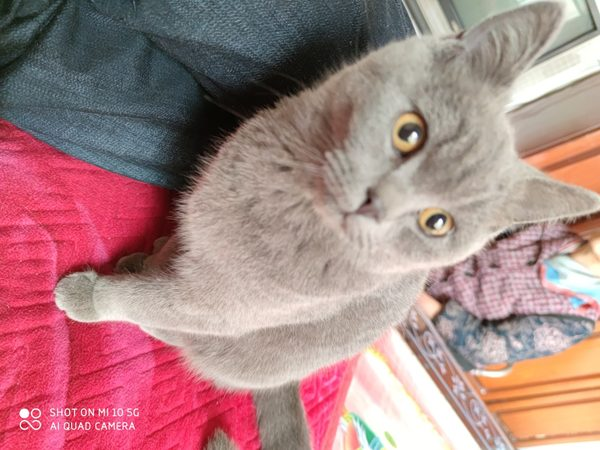
#> input picture thumbs/IMG_20210306_104508.jpg, 600 x 450 px
$ python -i build_site.py   (imports and definitions only)
#> lines starting #> are read from the running program, lines starting #| are printed output that depends on the picture
#!/usr/bin/env python3
# -*- coding: utf-8 -*-
"""
Static gallery generator for 蓝猫果果.
Run this script after adding new photos; it regenerates thumbs/ + medium/ + index.html/style.css/script.js.
Deploy: push everything to GitHub, Cloudflare Pages auto-publishes.

布局说明：
  原图  -> originals/（仅本地存档，不进 git、不部署）
  缩略图 -> thumbs/   （相册网格，~600px，部署）
  灯箱图 -> medium/   （放大查看，~1600px，部署）
"""

import json
import shutil
from pathlib import Path

try:
    from PIL import Image
except ImportError as exc:
    raise SystemExit("缺少 Pillow。请运行: pip install Pillow") from exc

ROOT = Path(__file__).resolve().parent
ORIGINALS_DIR = ROOT / "originals"
OUTPUT_DIR = ROOT / "public"
THUMB_DIR = OUTPUT_DIR / "thumbs"
THUMB_W = 600
THUMB_QUALITY = 82
MEDIUM_DIR = OUTPUT_DIR / "medium"
MEDIUM_W = 1600
MEDIUM_QUALITY = 80
AVATAR_SRC = ROOT / "images" / "avatar.png"
AVATAR_DST = OUTPUT_DIR / "images" / "avatar.png"

IMG_SUFFIXES = {".jpg", ".jpeg", ".png", ".webp", ".gif"}

HTML_PATH = OUTPUT_DIR / "index.html"
CSS_PATH = OUTPUT_DIR / "style.css"
JS_PATH = OUTPUT_DIR / "script.js"


# [25 lines left out: functions collect_images, ensure_output_dirs, not called in this run]


def make_thumbnail(src: Path) -> Path:
    dst = THUMB_DIR / (src.stem + ".jpg")
    try:
        with Image.open(src) as im:
            # Handle transparent PNGs by compositing on white.
            if im.mode in ("RGBA", "P"):
                bg = Image.new("RGB", im.size, (255, 255, 255))
                if im.mode == "P":
                    im = im.convert("RGBA")
                bg.paste(im, mask=im.split()[3])
                im = bg
            else:
                im = im.convert("RGB")

            if im.width > THUMB_W:
                ratio = THUMB_W / im.width
                new_h = max(1, int(im.height * ratio))
                try:
                    resample = Image.Resampling.LANCZOS
                except AttributeError:
                    resample = Image.LANCZOS
                im = im.resize((THUMB_W, new_h), resample)

            im.save(dst, "JPEG", quality=THUMB_QUALITY, optimize=True)
    except Exception as exc:
        print(f"生成缩略图失败 {src.name}: {exc}")
        # Fallback: copy original as-is.
        shutil.copy2(src, dst)
    return dst


# [27 lines left out: function make_medium, not called in this run]


def build_gallery_data(images):
    data = []
    for img in images:
        thumb = make_thumbnail(img)
        medium = make_medium(img)
        with Image.open(img) as im:
            w, h = im.size
        data.append(
            {
                "full": f"medium/{medium.name}".replace("\\", "/"),
                "thumb": f"thumbs/{thumb.name}".replace("\\", "/"),
                "w": w,
                "h": h,
            }
        )
    return data


CSS = r""":root {
  --bg: #eef3fb;
  --bg-2: #e3ecf7;
  --card: rgba(255, 255, 255, 0.78);
  --text: #2c3e50;
  --muted: #5f738e;
  --primary: #5b8db8;
  --accent: #f4a261;
  --shadow: 0 8px 32px rgba(43, 59, 80, 0.12);
  --radius: 18px;
}

* {
  box-sizing: border-box;
}

html {
  scroll-behavior: smooth;
}

body {
  margin: 0;
  font-family: -apple-system, BlinkMacSystemFont, "PingFang SC", "Microsoft YaHei", "Segoe UI", Roboto, "Helvetica Neue", Arial, sans-serif;
  background: linear-gradient(135deg, var(--bg) 0%, var(--bg-2) 100%);
  color: var(--text);
  line-height: 1.65;
  min-height: 100vh;
}

a {
  color: inherit;
  text-decoration: none;
}

/* Hero */
.hero {
  min-height: 100vh;
  display: flex;
  flex-direction: column;
  justify-content: center;
  align-items: center;
  text-align: center;
  padding: 40px 24px;
  position: relative;
  overflow: hidden;
}

.hero::before {
  content: "";
  position: absolute;
  inset: 0;
  background: radial-gradient(circle at 50% 30%, rgba(91, 141, 184, 0.18) 0%, transparent 60%);
  pointer-events: none;
}

.hero-avatar {
  width: 160px;
  height: 160px;
  border-radius: 50%;
  object-fit: cover;
  box-shadow: var(--shadow), 0 0 0 6px rgba(255, 255, 255, 0.6);
  animation: float 4s ease-in-out infinite;
  position: relative;
  z-index: 1;
}

@keyframes float {
  0%, 100% { transform: translateY(0); }
  50% { transform: translateY(-10px); }
}

.hero h1 {
  font-size: clamp(2.6rem, 8vw, 4.5rem);
  margin: 24px 0 12px;
  background: linear-gradient(90deg, #4a7ba5, #6fa8d8);
  -webkit-background-clip: text;
  -webkit-text-fill-color: transparent;
  position: relative;
  z-index: 1;
  letter-spacing: -0.02em;
}

.hero .subtitle {
  font-size: clamp(1.1rem, 3vw, 1.45rem);
  color: var(--muted);
  max-width: 580px;
  margin: 0 auto 32px;
  position: relative;
  z-index: 1;
  line-height: 1.7;
}

.scroll-hint {
  position: absolute;
  bottom: 32px;
  color: var(--muted);
  font-size: 0.9rem;
  animation: bounce 2s infinite;
  z-index: 1;
}

@keyframes bounce {
  0%, 100% { transform: translateY(0); opacity: 0.6; }
  50% { transform: translateY(8px); opacity: 1; }
}

/* Sections */
section {
  max-width: 1200px;
  margin: 0 auto;
  padding: 80px 24px;
}

.section-title {
  font-size: 2rem;
  text-align: center;
  margin-bottom: 44px;
  color: var(--text);
}

/* Stats */
.stats {
  display: grid;
  grid-template-columns: repeat(3, 1fr);
  gap: 20px;
  max-width: 860px;
  margin: 0 auto;
}

.stat-card {
  background: var(--card);
  backdrop-filter: blur(10px);
  -webkit-backdrop-filter: blur(10px);
  border-radius: var(--radius);
  padding: 28px 18px;
  text-align: center;
  box-shadow: var(--shadow);
  transition: transform 0.3s ease, box-shadow 0.3s ease;
}

.stat-card:hover {
  transform: translateY(-6px);
  box-shadow: 0 14px 36px rgba(43, 59, 80, 0.16);
}

.stat-number {
  font-size: 2.3rem;
  font-weight: 700;
  color: var(--primary);
  line-height: 1.2;
}

.stat-label {
  color: var(--muted);
  margin-top: 6px;
  font-size: 0.95rem;
}

/* About */
.about-card {
  background: var(--card);
  backdrop-filter: blur(10px);
  -webkit-backdrop-filter: blur(10px);
  border-radius: var(--radius);
  padding: 36px;
  box-shadow: var(--shadow);
  max-width: 760px;
  margin: 0 auto;
  text-align: center;
  font-size: 1.08rem;
}

.about-card p {
  margin: 0 0 14px;
}

.about-card p:last-child {
  margin-bottom: 0;
}

/* Gallery */
.gallery {
  column-count: 3;
  column-gap: 18px;
}

.gallery-item {
  break-inside: avoid;
  margin-bottom: 18px;
  border-radius: 14px;
  overflow: hidden;
  background: #fff;
  box-shadow: 0 4px 18px rgba(43, 59, 80, 0.1);
  cursor: zoom-in;
  transform: translateY(0);
  transition: transform 0.3s ease, box-shadow 0.3s ease;
  position: relative;
}

.gallery-item:focus-visible {
  outline: 3px solid var(--primary);
  outline-offset: 2px;
}

.gallery-item:hover {
  transform: translateY(-5px);
  box-shadow: 0 14px 34px rgba(43, 59, 80, 0.18);
}

.gallery-item img {
  width: 100%;
  height: auto;
  display: block;
  transition: transform 0.5s ease;
}

.gallery-item:hover img {
  transform: scale(1.04);
}

.gallery-item::after {
  content: "\2764";
  position: absolute;
  inset: 0;
  display: flex;
  align-items: center;
  justify-content: center;
  font-size: 2.5rem;
  color: rgba(255, 255, 255, 0.92);
  background: rgba(91, 141, 184, 0.25);
  opacity: 0;
  transition: opacity 0.3s ease;
  pointer-events: none;
}

.gallery-item:hover::after {
  opacity: 1;
}

/* Reveal animations — 加载时即显示，不依赖滚动触发（避免内容隐形） */
@keyframes fadeUp {
  from { opacity: 0; transform: translateY(28px); }
  to   { opacity: 1; transform: translateY(0); }
}

.reveal {
  animation: fadeUp 0.8s cubic-bezier(0.22, 1, 0.36, 1) both;
}

/* Lightbox */
.lightbox {
  display: none;
  position: fixed;
  inset: 0;
  background: rgba(18, 24, 32, 0.96);
  z-index: 100;
  padding: 20px;
}

.lightbox.active {
  display: flex;
  align-items: center;
  justify-content: center;
}

.lightbox img {
  max-width: 92vw;
  max-height: 86vh;
  object-fit: contain;
  border-radius: 8px;
  box-shadow: 0 20px 60px rgba(0, 0, 0, 0.45);
}

.lightbox .btn {
  position: absolute;
  background: rgba(255, 255, 255, 0.12);
  border: none;
  color: #fff;
  width: 48px;
  height: 48px;
  border-radius: 50%;
  font-size: 1.6rem;
  cursor: pointer;
  display: flex;
  align-items: center;
  justify-content: center;
  transition: background 0.2s ease, transform 0.2s ease;
  user-select: none;
}

.lightbox .btn:hover {
  background: rgba(255, 255, 255, 0.28);
  transform: scale(1.08);
}

.lightbox .close {
  top: 20px;
  right: 20px;
  font-size: 1.4rem;
}

.lightbox .arrow {
  top: 50%;
  transform: translateY(-50%);
}

.lightbox .arrow:hover {
  transform: translateY(-50%) scale(1.08);
}

.lightbox .prev {
  left: 16px;
}

.lightbox .next {
  right: 16px;
}

.lightbox .counter {
  position: absolute;
  bottom: 22px;
  left: 50%;
  transform: translateX(-50%);
  color: rgba(255, 255, 255, 0.85);
  font-size: 0.95rem;
  letter-spacing: 0.04em;
}

/* Footer */
footer {
  text-align: center;
  padding: 70px 24px 50px;
  color: var(--muted);
  font-size: 0.95rem;
}

footer p {
  margin: 6px 0;
}

/* Responsive */
@media (max-width: 900px) {
  .gallery { column-count: 2; }
  .stats { grid-template-columns: 1fr; max-width: 420px; }
}

@media (max-width: 560px) {
  .gallery { column-count: 1; }
  .hero-avatar { width: 130px; height: 130px; }
  .about-card { padding: 26px 22px; }
  .lightbox .arrow {
    top: auto;
    bottom: 70px;
    transform: none;
  }
  .lightbox .arrow:hover { transform: scale(1.08); }
  .lightbox .prev { left: 20px; }
  .lightbox .next { right: 20px; }
}

@media (prefers-reduced-motion: reduce) {
  *, *::before, *::after {
    animation-duration: 0.01ms !important;
    animation-iteration-count: 1 !important;
    transition-duration: 0.01ms !important;
  }
  html { scroll-behavior: auto; }
}
"""


JS_TEMPLATE = r"""const GALLERY = __GALLERY_DATA__;

let currentIdx = 0;
const grid = document.getElementById("galleryGrid");
const lightbox = document.getElementById("lightbox");
const lightboxImg = document.getElementById("lightboxImg");
const counter = document.getElementById("counter");

function renderGallery() {
  if (!GALLERY.length) {
    grid.innerHTML = "<p style='text-align:center;color:var(--muted)'>还没有照片哦。</p>";
    return;
  }

  grid.innerHTML = GALLERY.map((item, i) => {
    const ratio = item.w && item.h ? `${item.w}/${item.h}` : "auto";
    return `
      <div class="gallery-item" data-index="${i}" tabindex="0" role="button" aria-label="\u67e5\u770b\u7b2c ${i + 1} \u5f20">
        <img src="${item.thumb}" alt="\u679c\u679c\u7684\u7167\u7247" loading="lazy" decoding="async"
             width="${item.w || ""}" height="${item.h || ""}" style="aspect-ratio:${ratio}">
      </div>
    `;
  }).join("");

  grid.querySelectorAll(".gallery-item").forEach((el) => {
    el.addEventListener("click", () => openLightbox(parseInt(el.dataset.index, 10)));
    el.addEventListener("keydown", (e) => {
      if (e.key === "Enter") openLightbox(parseInt(el.dataset.index, 10));
    });
  });
}

function openLightbox(i) {
  currentIdx = i;
  updateLightbox();
  lightbox.classList.add("active");
  document.body.style.overflow = "hidden";
}

function closeLightbox() {
  lightbox.classList.remove("active");
  document.body.style.overflow = "";
}

function updateLightbox() {
  const item = GALLERY[currentIdx];
  lightboxImg.src = item.full;
  counter.textContent = `${currentIdx + 1} / ${GALLERY.length}`;
}

function next(e) {
  e.stopPropagation();
  currentIdx = (currentIdx + 1) % GALLERY.length;
  updateLightbox();
}

function prev(e) {
  e.stopPropagation();
  currentIdx = (currentIdx - 1 + GALLERY.length) % GALLERY.length;
  updateLightbox();
}

document.getElementById("closeBtn").addEventListener("click", closeLightbox);
document.getElementById("nextBtn").addEventListener("click", next);
document.getElementById("prevBtn").addEventListener("click", prev);

lightbox.addEventListener("click", (e) => {
  if (e.target === lightbox) closeLightbox();
});

document.addEventListener("keydown", (e) => {
  if (!lightbox.classList.contains("active")) return;
  if (e.key === "Escape") closeLightbox();
  if (e.key === "ArrowRight") next(e);
  if (e.key === "ArrowLeft") prev(e);
});

// Scroll reveal
const observer = new IntersectionObserver((entries) => {
  entries.forEach((entry) => {
    if (entry.isIntersecting) entry.target.classList.add("active");
  });
}, { threshold: 0.12, rootMargin: "0px 0px -40px 0px" });

document.querySelectorAll(".reveal").forEach((el) => observer.observe(el));

renderGallery();
"""


HTML_TEMPLATE = r"""<!DOCTYPE html>
<html lang="zh-CN">
<head>
  <meta charset="UTF-8">
  <meta name="viewport" content="width=device-width, initial-scale=1.0">
  <title>蓝猫果果 · 纪念我的小蓝猫</title>
  <meta name="description" content="纪念我家蓝猫果果的个人网站，收藏我们一起度过的温暖时光。">
  <link rel="stylesheet" href="./style.css?v=20261012">
</head>
<body>
  <header class="hero">
    <img src="./images/avatar.png" alt="蓝猫果果" class="hero-avatar">
    <h1>蓝猫果果</h1>
    <p class="subtitle">每一张照片，都是一段温暖的回忆。<br>谢谢你曾来到我的世界。</p>
    <span class="scroll-hint">向下滚动 ↓</span>
  </header>

  <section id="about" class="reveal">
    <h2 class="section-title">关于果果</h2>
    <div class="about-card">
      <p>你是一只灰蓝色的小英国短毛猫，毛茸茸、软绵绵，总爱挑家里最舒服的地方蜷成一团。</p>
      <p>虽然你已经去了喵星，但手机里的每一张照片，都让我想起你打呼噜、伸懒腰、歪着头看我的样子。</p>
      <p>这个小网站，是我留给你的小小纪念。</p>
    </div>
  </section>

  <section id="stats" class="reveal">
    <div class="stats">
      <div class="stat-card"><div class="stat-number">__PHOTO_COUNT__</div><div class="stat-label">张照片</div></div>
      <div class="stat-card"><div class="stat-number">∞</div><div class="stat-label">无尽的想念</div></div>
      <div class="stat-card"><div class="stat-number">永远</div><div class="stat-label">活在我心里</div></div>
    </div>
  </section>

  <section id="gallery" class="reveal">
    <h2 class="section-title">果果的相册</h2>
    <div class="gallery" id="galleryGrid"></div>
  </section>

  <footer>
    <p>永远爱你，果果。</p>
    <p>Made with ❤️ by R一一</p>
  </footer>

  <div class="lightbox" id="lightbox">
    <button class="btn close" id="closeBtn" aria-label="关闭">✕</button>
    <button class="btn arrow prev" id="prevBtn" aria-label="上一张">‹</button>
    <img src="" alt="果果" id="lightboxImg">
    <button class="btn arrow next" id="nextBtn" aria-label="下一张">›</button>
    <div class="counter" id="counter">1 / __PHOTO_COUNT__</div>
  </div>

  <script src="./script.js?v=20261012"></script>
</body>
</html>
"""


# [30 lines left out: function main, not called in this run]


# [2 lines not run here, left out]

>>> import cv2
>>> picture = cv2.imread('thumbs/IMG_20210306_104508.jpg', cv2.IMREAD_GRAYSCALE)
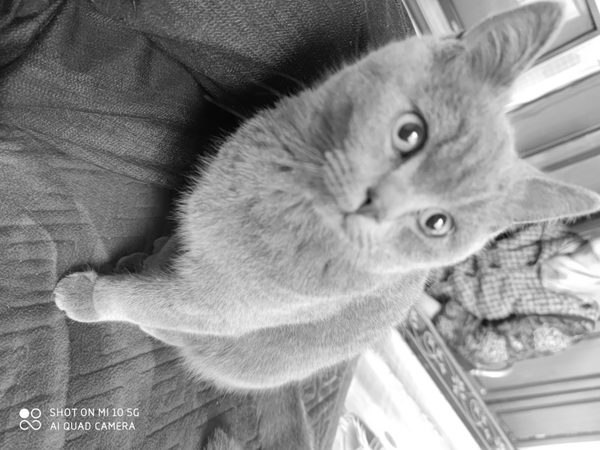
#> picture: shape (450, 600); min 0, max 255, mean 142.9
#> (the run stopped early here; a loop or call above may not have finished)

$ run again, on thumbs/IMG_20210530_134328.jpg
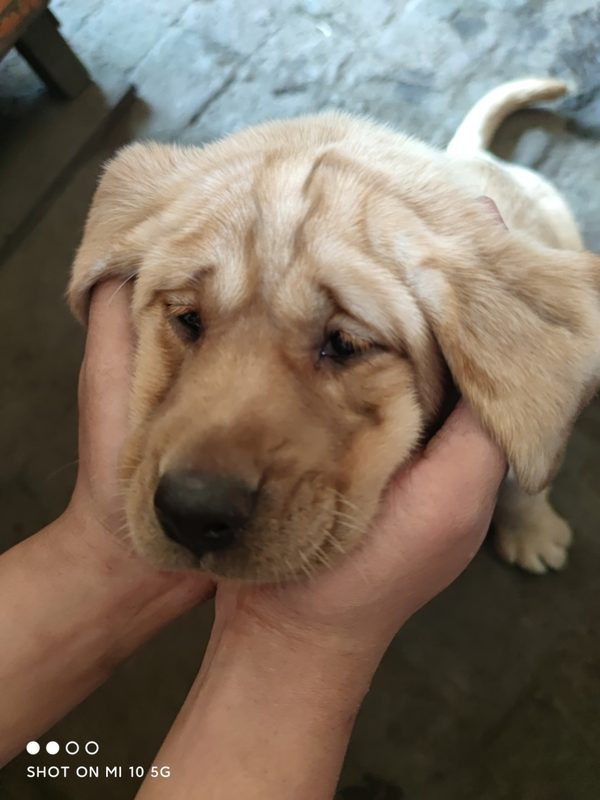
#> input picture thumbs/IMG_20210530_134328.jpg, 600 x 800 px
#> `picture = cv2.imread('thumbs/IMG_20210306_104508.jpg', cv2.IMREAD_GRAY..`:
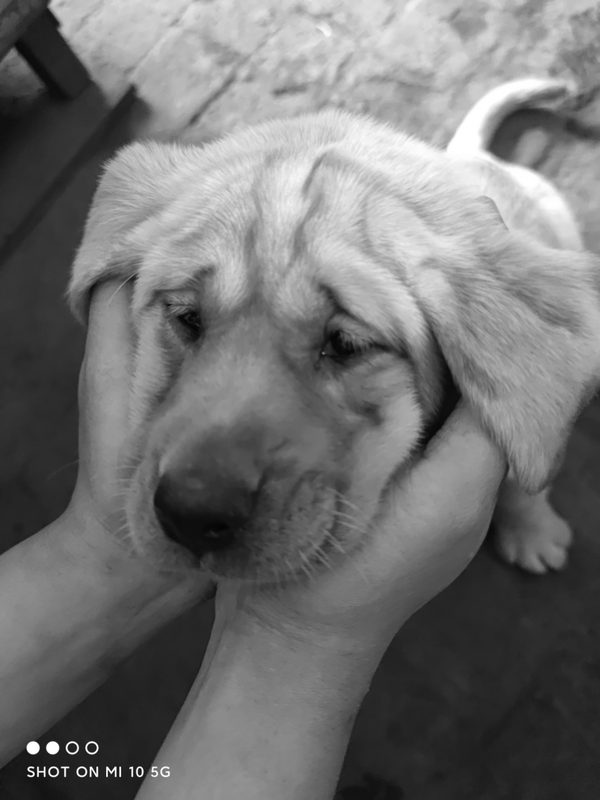
#> picture: shape (800, 600); min 1, max 255, mean 113.7

$ run again, on thumbs/IMG_20210616_225759.jpg
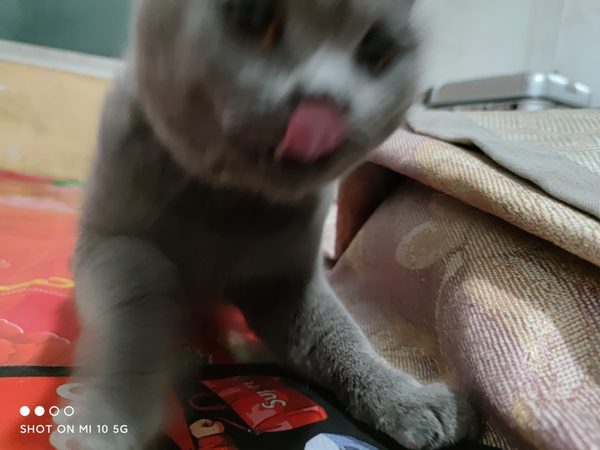
#> input picture thumbs/IMG_20210616_225759.jpg, 600 x 450 px
#> `picture = cv2.imread('thumbs/IMG_20210306_104508.jpg', cv2.IMREAD_GRAY..`:
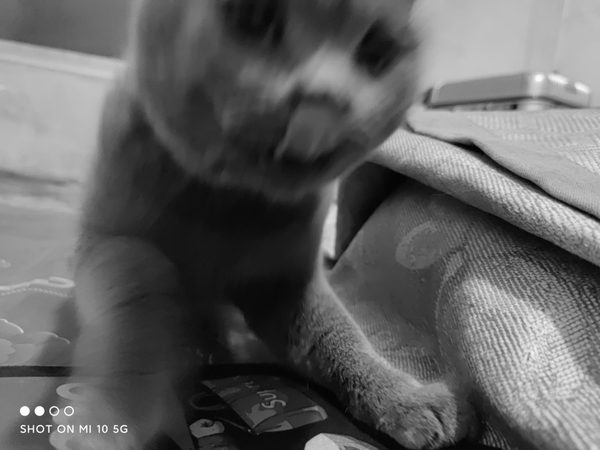
#> picture: shape (450, 600); min 0, max 255, mean 97.4

$ run again, on thumbs/IMG_20210620_091945.jpg
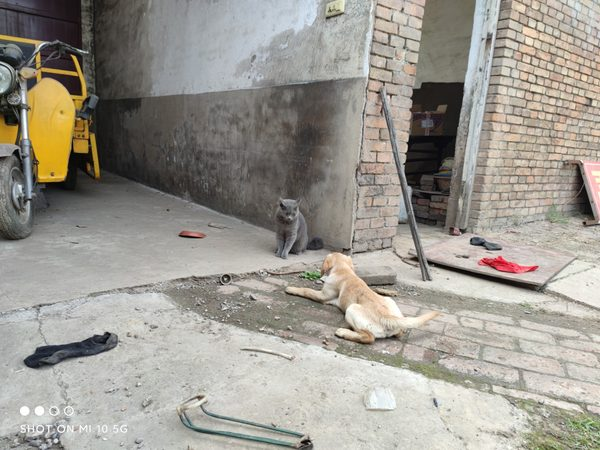
#> input picture thumbs/IMG_20210620_091945.jpg, 600 x 450 px
#> `picture = cv2.imread('thumbs/IMG_20210306_104508.jpg', cv2.IMREAD_GRAY..`:
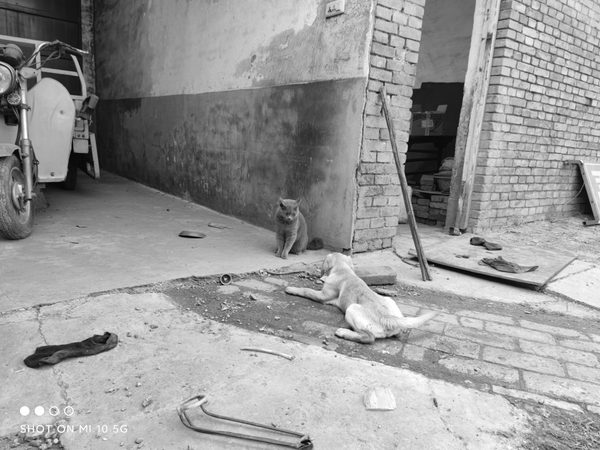
#> picture: shape (450, 600); min 0, max 255, mean 152.8
